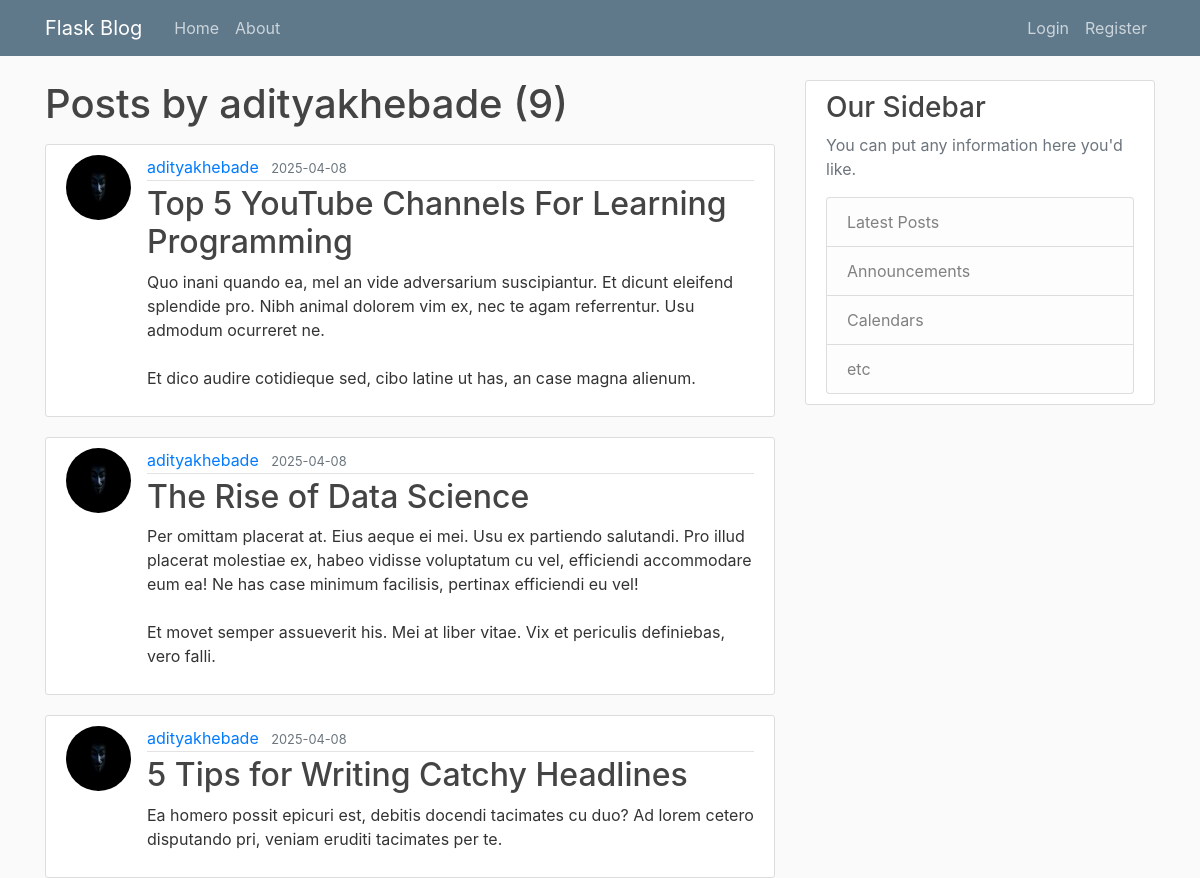
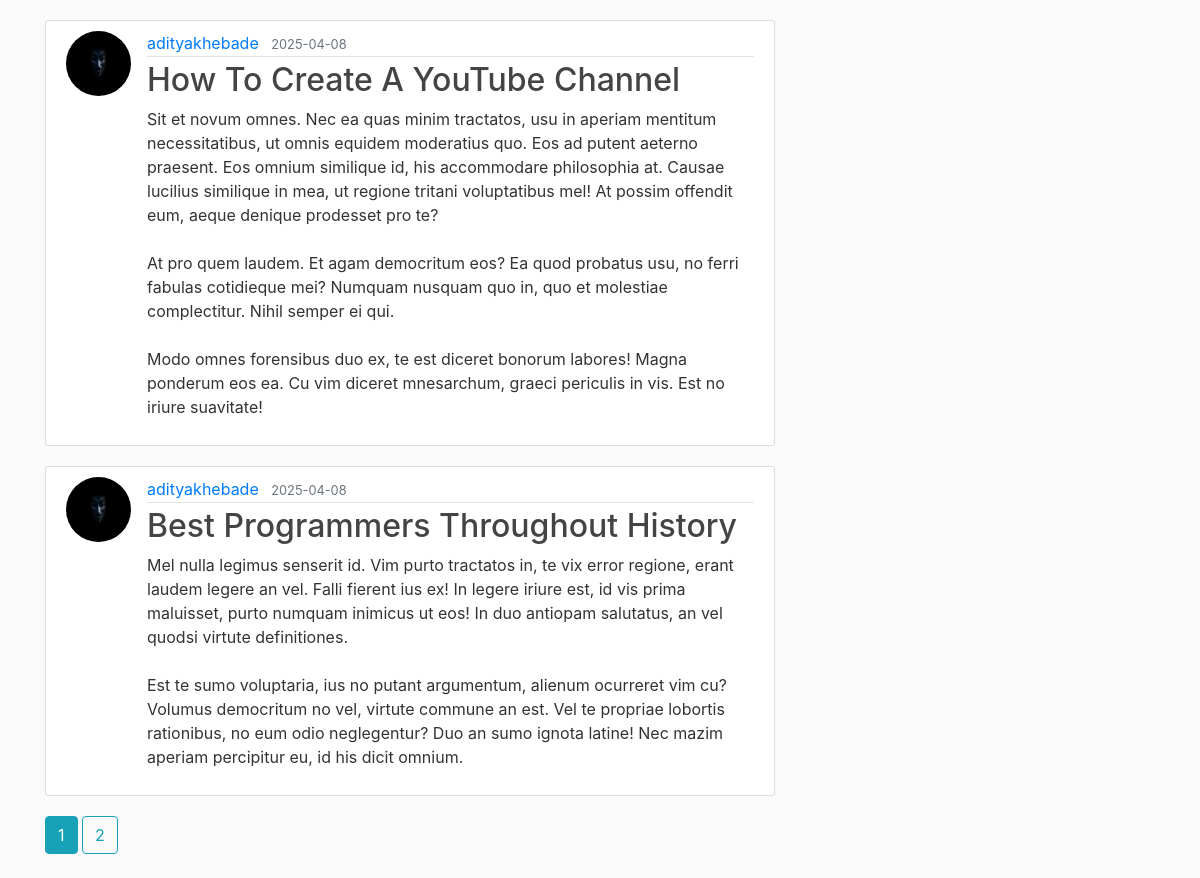
Page /user/adityakhebade on the earlier database version (2 pictures, top to bottom).
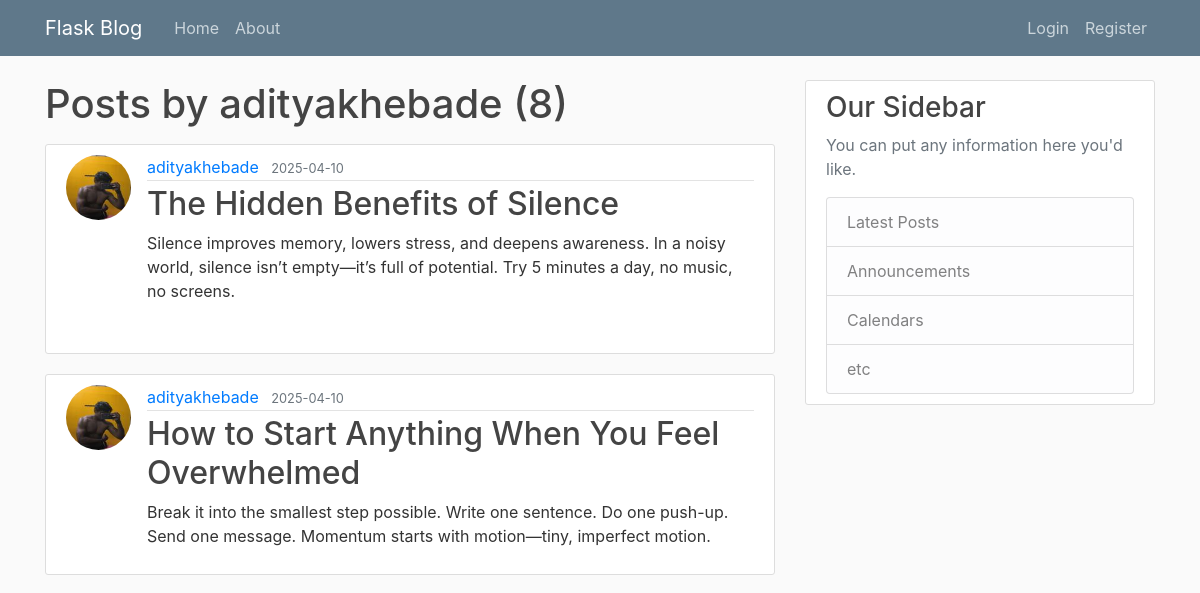
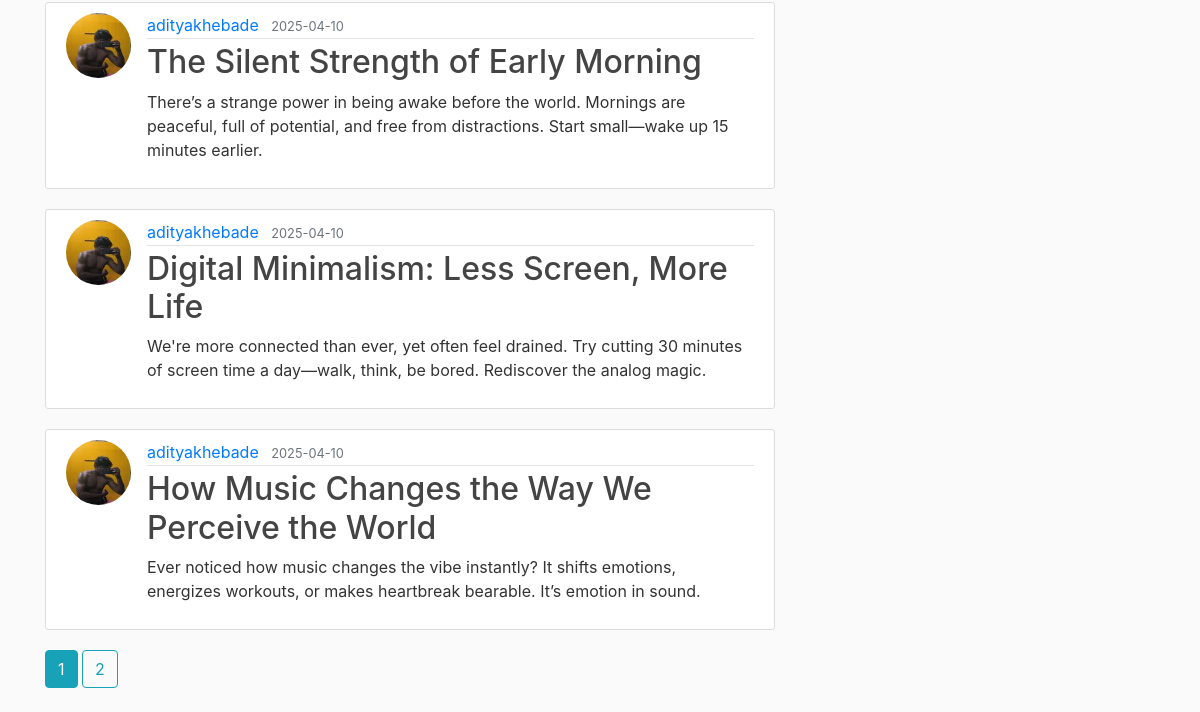
Same page on the later database version (2 pictures, top to bottom).
### flasku/models.py (models this page shows, shortened)
class User(db.Model,UserMixin):
    id = db.Column(db.Integer, primary_key=True)
    username = db.Column(db.String(20), unique=True, nullable=False)
    email = db.Column(db.String(120), unique=True, nullable=False)
    image_file = db.Column(db.String(20), nullable=False, default='default.jpg')
    password = db.Column(db.String(60), nullable=False)
    posts = db.relationship('Post', backref='author', lazy=True)

class Post(db.Model):
    id = db.Column(db.Integer, primary_key=True)
    title = db.Column(db.String(100), nullable=False)
    date_posted = db.Column(db.DateTime, nullable=False, default=datetime.utcnow)
    content = db.Column(db.Text, nullable=False)
    user_id = db.Column(db.Integer, db.ForeignKey('user.id'), nullable=False)

### flasku/users/routes.py (the view)
@users.route("/user/<string:username>")
def user_posts(username):
    page =request.args.get('page',1,type=int) #request.args.get('page'): fetches the value of page from the query string.1:default value,if no page is specified.type=int: ensures the page number is converted to an integer
    user=User.query.filter_by(username=username).first_or_404()
    posts=Post.query.filter_by(author=user).order_by(Post.date_posted.desc()).paginate(page=page,per_page=5)#filter_by(author=user): filters the Post table to only posts where the author is the selected user
    return render_template('user_post.html',posts=posts,user=user)

### flasku/templates/user_post.html
{% extends "layout.html" %}
{% block content %}
    <h1 class="mb-3">Posts by {{ user.username }} ({{ posts.total }})</h1>
    {% for post in posts.items %}
    <article class="media content-section">
      <img class="rounded-circle article-img" src="{{url_for('static',filename='profile_pics/' + post.author.image_file) }}">
      <div class="media-body">
        <div class="article-metadata">
            <a class="mr-2" href="{{ url_for('users.user_posts', username=post.author.username) }}">{{ post.author.username }}</a>
          <small class="text-muted">{{ post.date_posted.strftime('%Y-%m-%d') }}</small>
        </div>
        <h2><a class="article-title" href="{{url_for('posts.post',post_id=post.id)}}">{{ post.title }}</a></h2>
        <p class="article-content">{{ post.content }}</p>
      </div>
    </article>
    {% endfor %}
    {% for page_num in posts.iter_pages(left_edge=1,right_edge=1,left_current=1,right_current=2) %}
        {%if page_num%}
               {% if posts.page==page_num%}
                <a class="btn btn-info mb-4" href="{{ url_for('users.user_posts',username=user.username, page=page_num) }}">{{ page_num }}</a>
               {%else%}
                <a class="btn btn-outline-info mb-4" href="{{ url_for('users.user_posts',username=user.username, page=page_num) }}">{{ page_num }}</a>
               {%endif%}
            {%else%}
            ...
        {%endif%}
    {% endfor %}
{% endblock %}

Differences in the rows shown:
removed Post: image_file (picture), author.username "adityakhebade", date_posted "2025-04-08", title "Top 5 YouTube Channels For Learning Programming", content "Quo inani quando ea, mel an vide adversarium suscipiantur. Et dicunt eleifend splendide pro. Nibh animal dolorem vim ex, nec te agam referrentur. Usu admodum ocurreret ne. Et dico audire cotidieque sed, cibo latine ut has, an case magna alienum."
no longer on this page (row edited): Post: image_file (picture), author.username "adityakhebade", date_posted "2025-04-08", title "How To Create A YouTube Channel", content "Sit et novum omnes. Nec ea quas minim tractatos, usu in aperiam mentitum necessitatibus, ut omnis equidem moderatius quo. Eos ad putent aeterno praesent. Eos omnium similique id, his accommodare philosophia at. Causae lucilius similique in mea, ut regione tritani voluptatibus mel! At possim offendit eum, aeque denique prodesset pro te? At pro quem laudem. Et agam democritum eos? Ea quod probatus usu, no ferri fabulas cotidieque mei? Numquam nusquam quo in, quo et molestiae complectitur. Nihil semper ei qui. Modo omnes forensibus duo ex, te est diceret bonorum labores! Magna ponderum eos ea. Cu vim diceret mnesarchum, graeci periculis in vis. Est no iriure suavitate!"
no longer on this page (row edited): Post: image_file (picture), author.username "adityakhebade", date_posted "2025-04-08", title "Best Programmers Throughout History", content "Mel nulla legimus senserit id. Vim purto tractatos in, te vix error regione, erant laudem legere an vel. Falli fierent ius ex! In legere iriure est, id vis prima maluisset, purto numquam inimicus ut eos! In duo antiopam salutatus, an vel quodsi virtute definitiones. Est te sumo voluptaria, ius no putant argumentum, alienum ocurreret vim cu? Volumus democritum no vel, virtute commune an est. Vel te propriae lobortis rationibus, no eum odio neglegentur? Duo an sumo ignota latine! Nec mazim aperiam percipitur eu, id his dicit omnium."
changed Post: image_file: a different picture; date_posted "2025-04-08" → "2025-04-10"; title "The Rise of Data Science" → "The Hidden Benefits of Silence"; content "Per omittam placerat at. Eius aeque ei mei. Usu ex partiendo salutandi. Pro illud placerat molestiae ex, habeo vidisse voluptatum cu vel, efficiendi accommodare eum ea! Ne has case minimum facilisis, pertinax efficiendi eu vel! Et movet semper assueverit his. Mei at liber vitae. Vix et periculis definiebas, vero falli." → "Silence improves memory, lowers stress, and deepens awareness. In a noisy world, silence isn’t empty—it’s full of potential. Try 5 minutes a day, no music, no screens."
changed Post: image_file: a different picture; date_posted "2025-04-08" → "2025-04-10"; title "5 Tips for Writing Catchy Headlines" → "How to Start Anything When You Feel Overwhelmed"; content "Ea homero possit epicuri est, debitis docendi tacimates cu duo? Ad lorem cetero disputando pri, veniam eruditi tacimates per te." → "Break it into the smallest step possible. Write one sentence. Do one push-up. Send one message. Momentum starts with motion—tiny, imperfect motion."
now on this page (row edited): Post: image_file (picture), author.username "adityakhebade", date_posted "2025-04-10", title "The Silent Strength of Early Morning", content "There’s a strange power in being awake before the world. Mornings are peaceful, full of potential, and free from distractions. Start small—wake up 15 minutes earlier."
now on this page (row edited): Post: image_file (picture), author.username "adityakhebade", date_posted "2025-04-10", title "Digital Minimalism: Less Screen, More Life", content "We're more connected than ever, yet often feel drained. Try cutting 30 minutes of screen time a day—walk, think, be bored. Rediscover the analog magic."
now on this page (row edited): Post: image_file (picture), author.username "adityakhebade", date_posted "2025-04-10", title "How Music Changes the Way We Perceive the World", content "Ever noticed how music changes the vibe instantly? It shifts emotions, energizes workouts, or makes heartbreak bearable. It’s emotion in sound."
Other differences:
{{ posts.total }}: "9" → "8"
